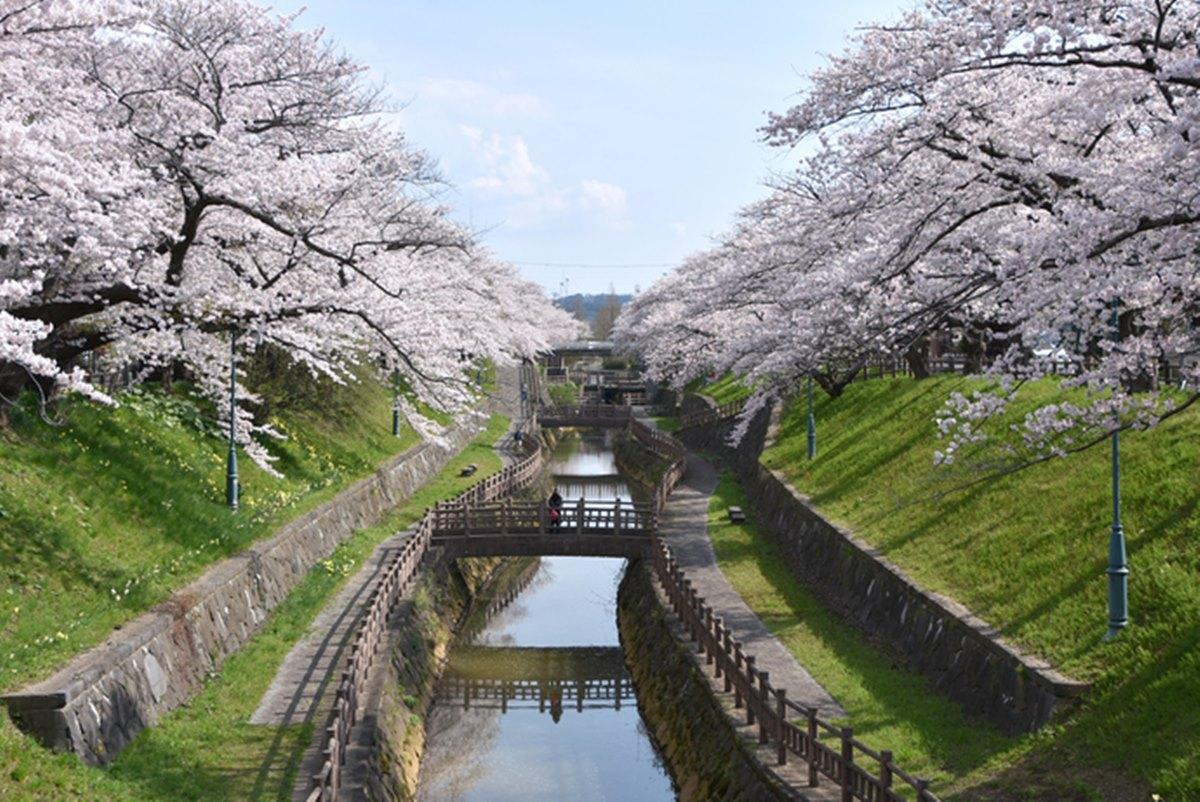
%> input picture images/origin/sakura.jpg, 1200 x 802 px
$ octave kadai5.m   (GNU Octave 9; MATLAB toolbox functions it lacks are replaced by stand-ins)
%> lines starting %> are read from the running program, lines starting %| are printed output that depends on the picture; in (x1, y1, x2, y2) boxes, pixels count from 0 and x2, y2 are one past the last pixel; in counts of white or black regions, pixels touching at a corner belong together; the program's own positions count from 1
% 課題５　判別分析法
% 判別分析法を用いて画像二値化せよ．
% 下記はサンプルプログラムである．
% 課題作成にあたっては「Lenna」以外の画像を用いよ．

ORG=imread('images/origin/sakura.jpg'); % 原画像の入力
%> ORG is the input picture: size 802x1200x3 uint8; mean R, G, B 130.9, 133.9, 123.5
ORG = rgb2gray(ORG); % カラー画像を白黒濃淡画像へ変換
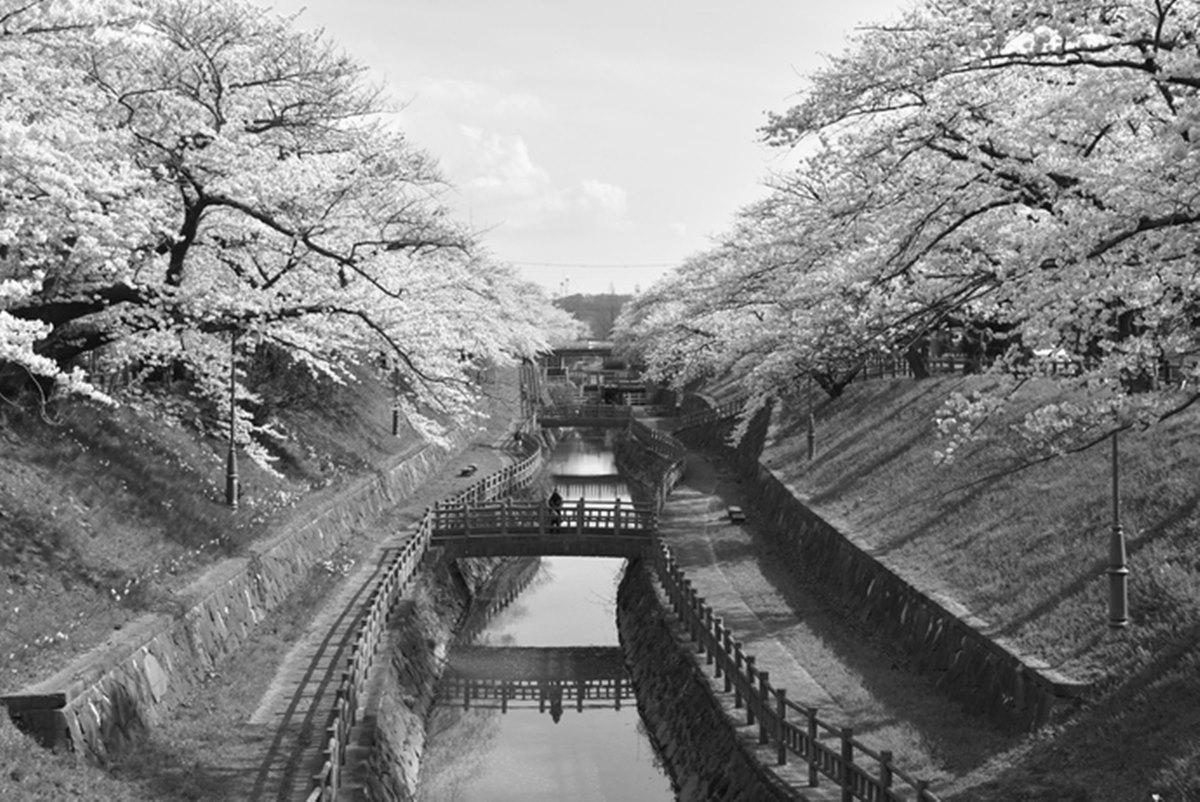
%> ORG: size 802x1200 uint8; min 0, max 255, mean 131.8
imagesc(ORG); colormap(gray); colorbar;
pause;

H = imhist(ORG); %ヒストグラムのデータを列ベクトルEに格納
%> H = 256 values, max 14971 at index 232, min 4 at index 1, mean 3759.4
myu_T = mean(H);
%> myu_T = 3759.4
max_val = 0;
max_thres = 1;
for i=1:255
C1 = H(1:i); %ヒストグラムを2つのクラスに分ける
C2 = H(i+1:256);
n1 = sum(C1); %画素数の算出
n2 = sum(C2);
myu1 = mean(C1); %平均値の算出
myu2 = mean(C2);
sigma1 = var(C1); %分散の算出


sigma2 = var(C2);
sigma_w = (n1 *sigma1+n2*sigma2)/(n1+n2); %クラス内分散の算出
sigma_B = (n1 *(myu1-myu_T)^2+n2*(myu2-myu_T)^2)/(n1+n2); %クラス間分散の算出
if max_val<sigma_B/sigma_w
max_val = sigma_B/sigma_w;
max_thres =i;
end;
end;
%> this loop made 255 passes
%> (C1, n1, n2, myu1, myu2, sigma1, sigma2, sigma_w) on passes 1 to 6: (4, 4, 962396, 4, 3774.1, 0, 4387517.6, 4387499.4), ([4; 12], 16, 962384, 8, 3788.9, 32, 4348697, 4348624.7), ([4; 12; 16], 32, 962368, 10.67, 3803.8, 37.33, 4309242.8, 4309099.6), ([4; 12; 16; 10], 42, 962358, 10.5, 3818.9, 25, 4268840.5, 4268654.2), ([4; 12; 16; 10; 16], 58, 962342, 11.6, 3834, 24.8, 4227837.8, 4227583), ([4; 12; 16; 10; 16; 30], 88, 962312, 14.67, 3849.2, 76.27, 4186469.5, 4186086.7)
%> (n1, n2, myu1, myu2, sigma1, sigma2, sigma_w, sigma_B) on passes 15 to 20: (941, 961459, 62.73, 3989.5, 3378.8, 3795020.8, 3791313.5, 66247), (1220, 961180, 76.25, 4004.9, 6076.7, 3753055, 3748305.1, 77410.7), (1550, 960850, 91.18, 4020.3, 9484.5, 3711842.9, 3705880.1, 89639.6), (1943, 960457, 107.9, 4035.5, 13987.6, 3671755.6, 3664370.9, 103027.6), (2384, 960016, 125.5, 4050.7, 19048.7, 3632334.3, 3623383.7, 117371.5), (2935, 959465, 146.8, 4065.5, 27099.8, 3595451.5, 3584569.2, 133246.2)
%> after the loop, max_thres = 40

IMG = ORG > max_thres;
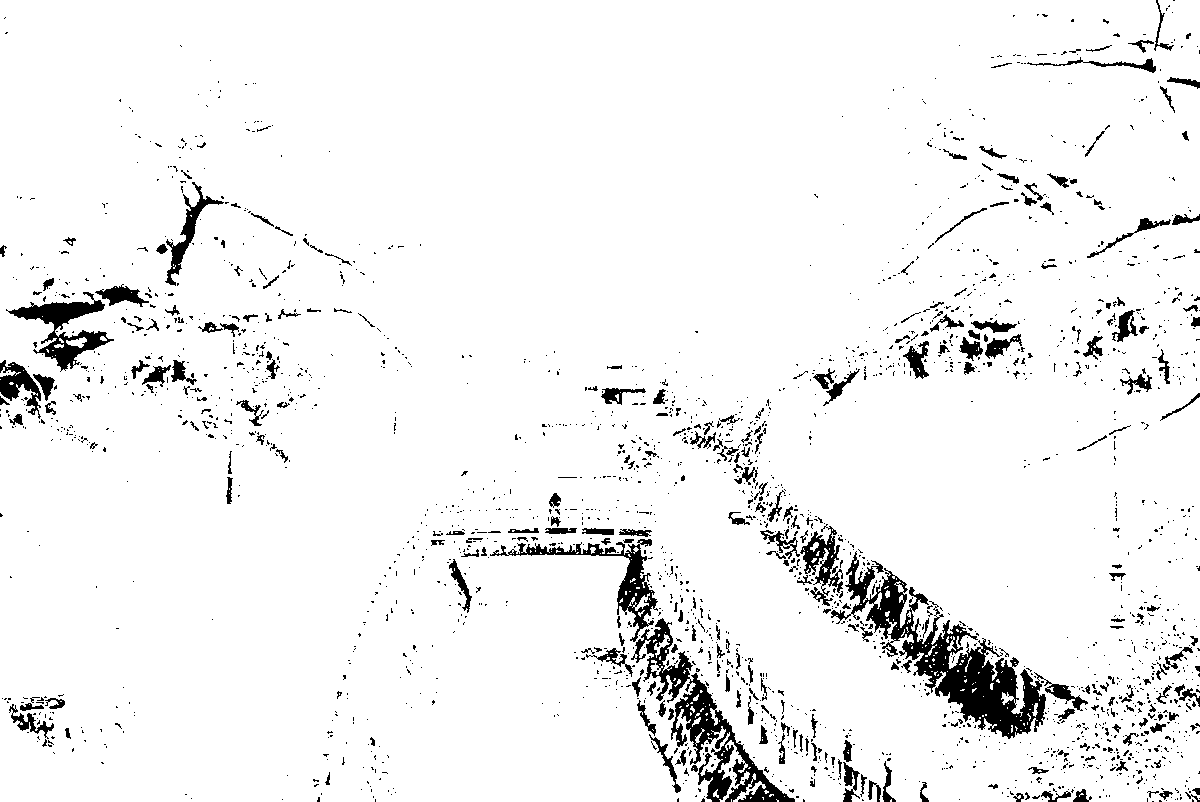
%> IMG: size 802x1200 logical; 94.4% white; 2317 black regions (2026 under 20 px), largest, box (x1, y1, x2, y2) and area: (831, 551, 1088, 739) 10320, (631, 618, 795, 802) 6000, (6, 292, 114, 372) 2601
imagesc(IMG); colormap(gray); colorbar;
pause;

$ run again, with images/origin/ai-kato.jpg copied over images/origin/sakura.jpg
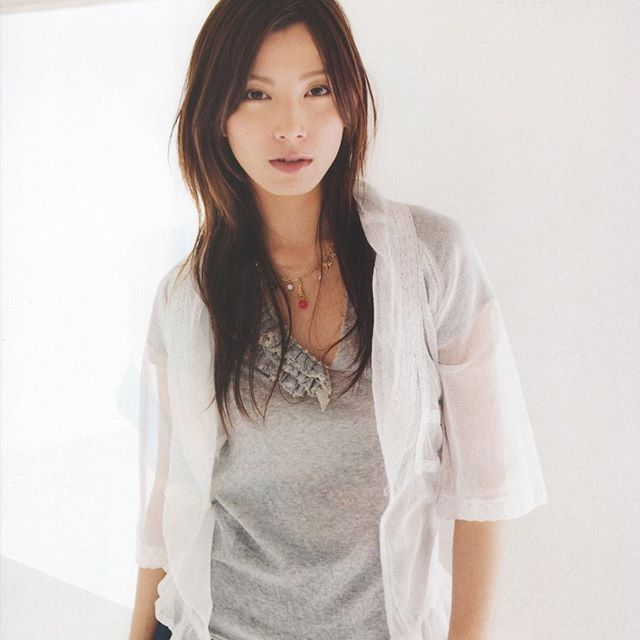
%> input picture images/origin/ai-kato.jpg, 640 x 640 px
%> ORG is the input picture: size 640x640x3 uint8; mean R, G, B 207.6, 199.1, 194.9
%> `ORG = rgb2gray(ORG);`:
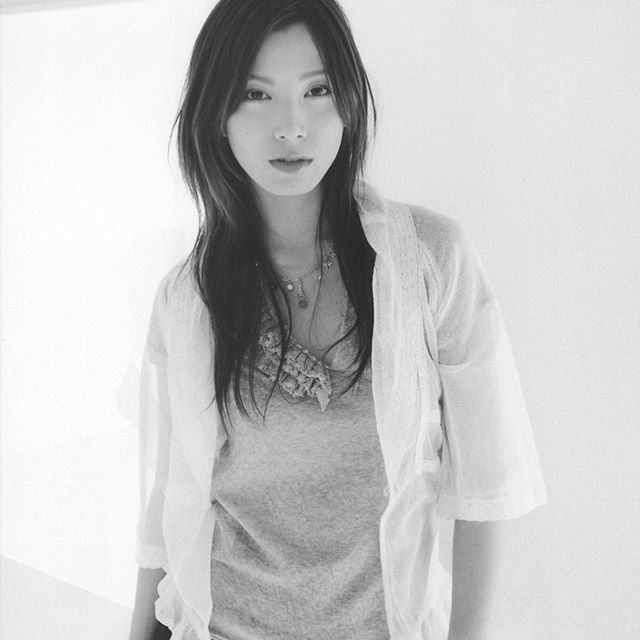
%> ORG: size 640x640 uint8; min 21, max 255, mean 201.1
%> H = 256 values, max 25216 at index 252, min 0 at index 1, mean 1600
%> myu_T = 1600
%> the loop `for i=1:255` made 255 passes
%> (C1, n1, n2, myu1, myu2, sigma1, sigma2, sigma_w) on passes 1 to 6: (0, 0, 409600, 0, 1606.3, 0, 10796841.5, 10796841.5), ([0; 0], 0, 409600, 0, 1612.6, 0, 10829278.5, 10829278.5), ([0; 0; 0], 0, 409600, 0, 1619, 0, 10861891.7, 10861891.7), ([0; 0; 0; 0], 0, 409600, 0, 1625.4, 0, 10894682.2, 10894682.2), ([0; 0; 0; 0; 0], 0, 409600, 0, 1631.9, 0, 10927651.2, 10927651.2), ([0; 0; 0; 0; 0; 0], 0, 409600, 0, 1638.4, 0, 10960799.7, 10960799.7)
%> after the loop `for i=1:255`: max_thres = 247; max_val = 0.637
%> `IMG = ORG > max_thres;`:
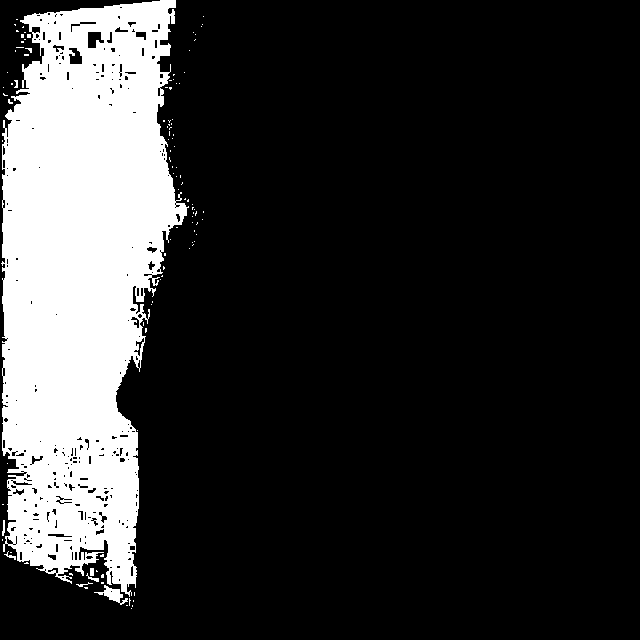
%> IMG: size 640x640 logical; 19% white; 109 white regions (101 under 20 px), largest, box (x1, y1, x2, y2) and area: (1, 0, 189, 597) 77157, (94, 585, 128, 605) 241, (86, 573, 99, 582) 36
